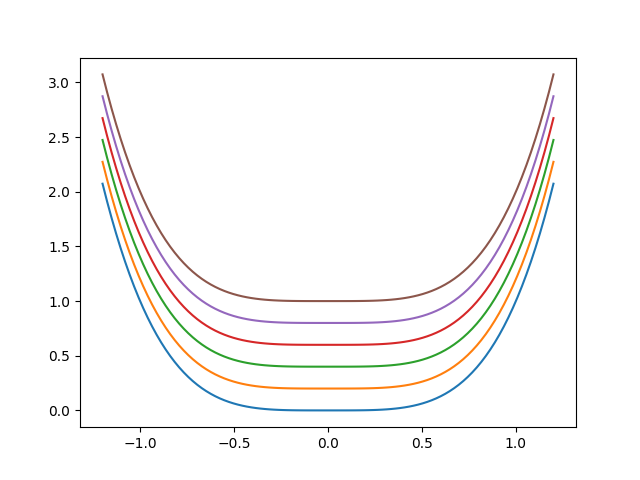

Source code (Python):
import matplotlib.pyplot as pl
import numpy as np
import os


current_folder = os.getcwd()
os.chdir(r"C:\Users\viver\OneDrive\RENDER.UA\12_Lambda\13_IT\UDEMY\GraphPlotting\22_lesson\data")

for i in [0, 1, 2, 3, 4, 6]:
    filename = 'data' +str(i) + '.csv'
    A = np.loadtxt(filename, delimiter = None)
    x = A[:, 0]
    y = A[:, 1]
    pl.plot(x, y)


pl.show()
